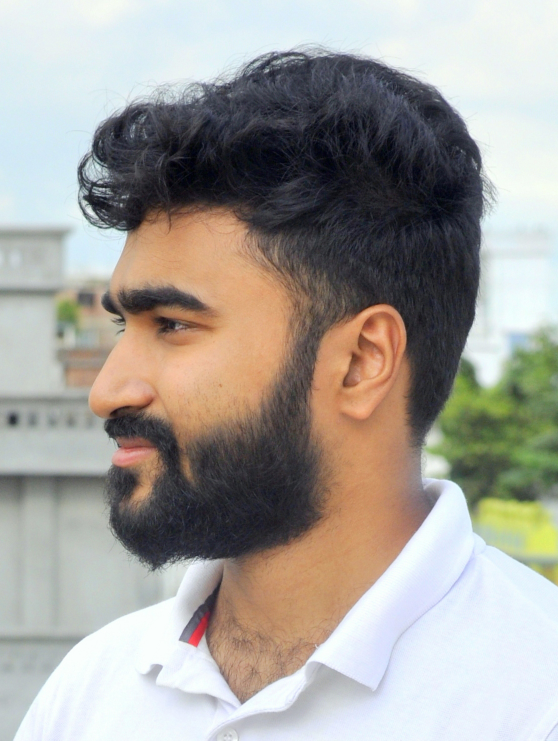
#> input picture _DSC0074-001.JPG, 1116 x 1481 px (shown at 1/2 size)
$ python 07_Image.py
#> lines starting #> are read from the running program, lines starting #| are printed output that depends on the picture
from PIL import Image
from PIL import ImageFilter

img = Image.open('_DSC0074-001.JPG')
#> img is the input picture: PIL image 1116x1481 RGB; mean R, G, B 163.6, 159.8, 153.8
print(img.size)
#| (1116, 1481)
print(img.format)
#| JPEG
img.show()

area = (200,300,600,1000)
cropped_img = img.crop(area)
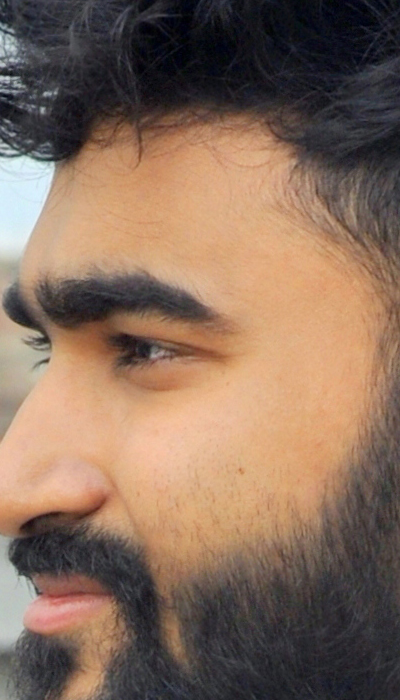
#> cropped_img: PIL image 400x700 RGB; mean R, G, B 134.2, 108.5, 91.4
cropped_img.show()

# [4 lines of commented-out code are left out]

print(img.mode)
#| RGB
r, g, b = img.split()
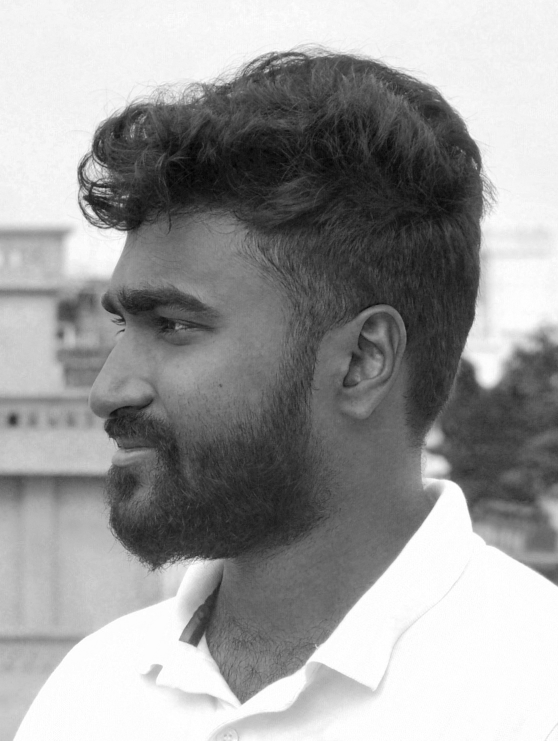
#> b: PIL image 1116x1481 L (shown at 1/2 size); min 0, max 255, mean 153.8
r.show()
g.show()
b.show()

img2 = Image.merge('RGB', (r, g, b))
img2.show()

imgr = img2.resize((500, 500))
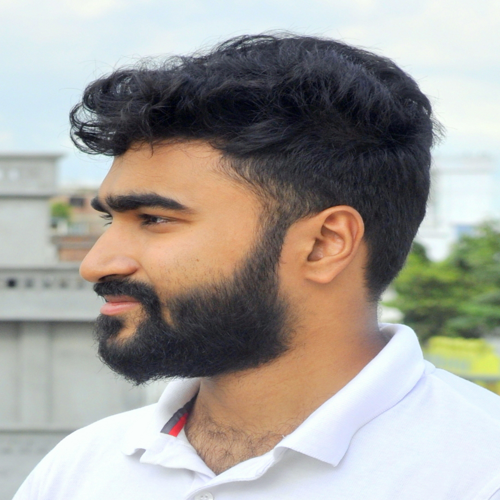
#> imgr: PIL image 500x500 RGB; mean R, G, B 163.6, 159.8, 153.8
imgr.show()

imgr1 = img2.transpose(Image.FLIP_LEFT_RIGHT)
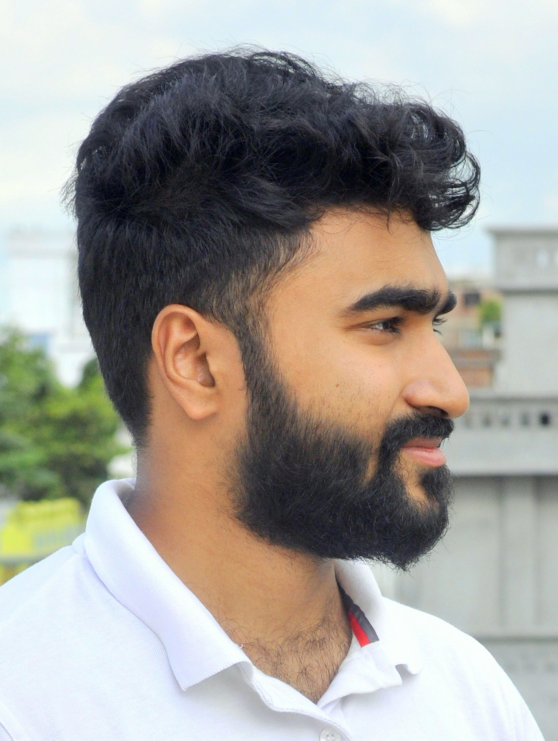
#> imgr1: PIL image 1116x1481 RGB (shown at 1/2 size); mean R, G, B 163.6, 159.8, 153.8
imgr2 = img2.transpose(Image.ROTATE_90)
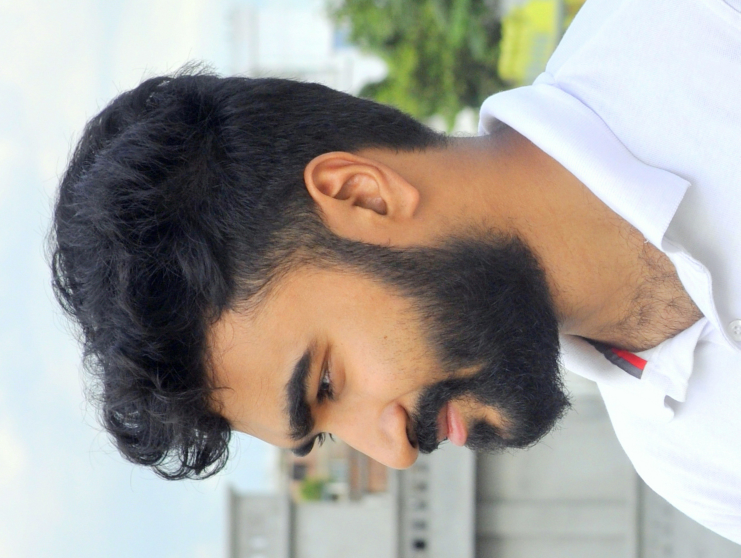
#> imgr2: PIL image 1481x1116 RGB (shown at 1/2 size); mean R, G, B 163.6, 159.8, 153.8
imgr1.show()
imgr2.show()

img3 = Image.open('P_20170402_151303.jpg')
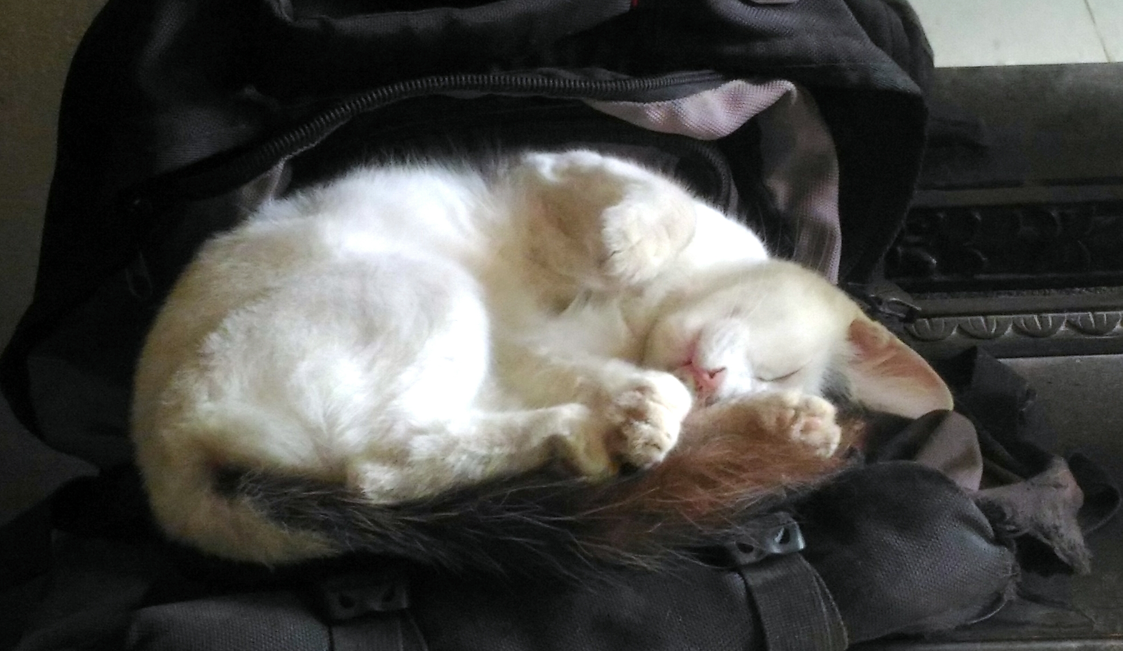
#> input picture P_20170402_151303.jpg, 3367 x 1953 px (shown at 1/3 size)
#> img3 is the input picture: PIL image 3367x1953 RGB; mean R, G, B 74.9, 73.9, 70.2
imgc = img3.convert('L')
imgc1 = img3.filter(ImageFilter.BLUR)
imgc2 = img3.filter(ImageFilter.DETAIL)
imgc3 = img3.filter(ImageFilter.FIND_EDGES)
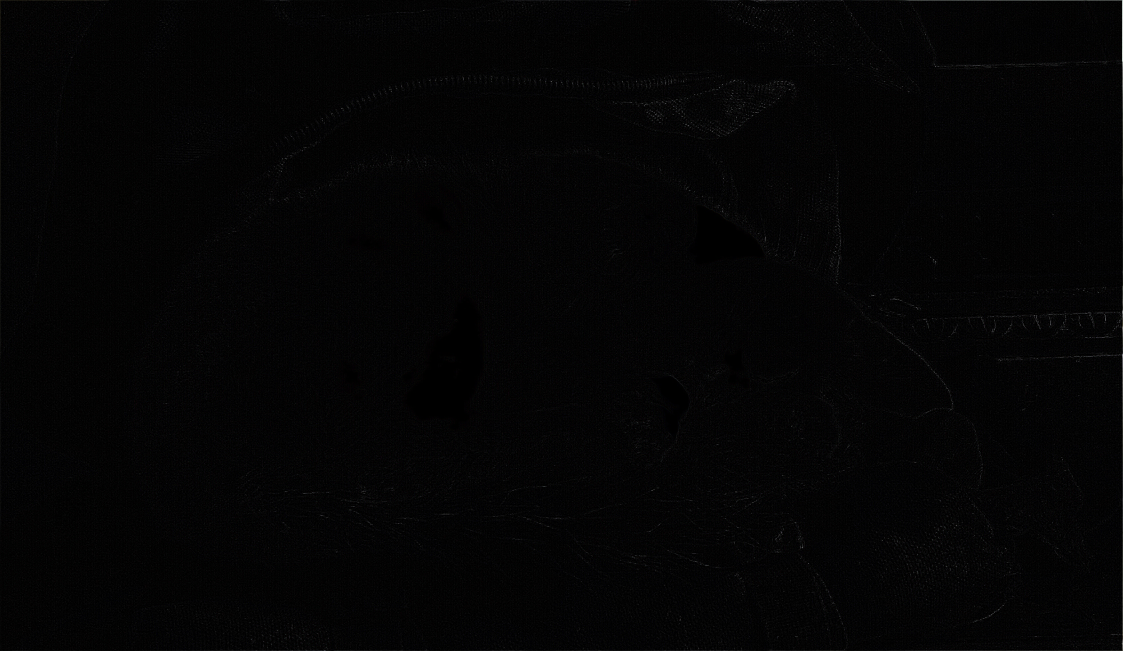
#> imgc3: PIL image 3367x1953 RGB (shown at 1/3 size); mean R, G, B 4, 3.9, 4.2

img3.show()
imgc.show()
imgc1.show()
imgc2.show()
imgc3.show()
